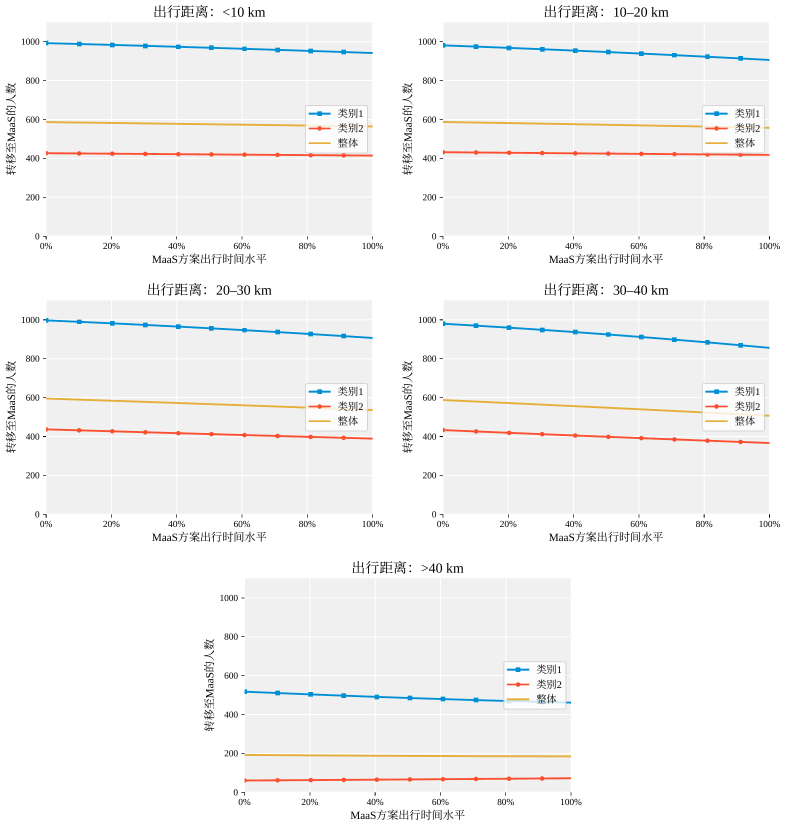
#> input picture figures/ch5/中文版/源文件/ch5_cn_source/scripts/scen/full.png, 2361 x 2485 px (shown at 1/3 size)
$ python fig_scenarioSensitiveAnalysis.py
#> lines starting #> are read from the running program, lines starting #| are printed output that depends on the picture; after the words box and inside, x2 and y2 are one past the last pixel; in counts of white or black regions, pixels touching at a corner belong together
### figures/ch5/中文版/源文件/ch5_cn_source/scripts/cnstyle.py
import matplotlib, matplotlib.pyplot as plt, os
from matplotlib import font_manager as fm
_here = os.path.dirname(os.path.abspath(__file__))
_fonts = [
 os.path.join(_here,"fonts/NotoSerifCJKsc-Regular.otf"),
 os.path.join(_here,"fonts/NotoSerifCJKsc-Bold.otf"),
 "/usr/share/fonts/truetype/liberation/LiberationSerif-Regular.ttf",
 "/usr/share/fonts/truetype/liberation/LiberationSerif-Bold.ttf",
 "/usr/share/fonts/truetype/liberation/LiberationSerif-Italic.ttf",
]
for f in _fonts:
    if os.path.exists(f): fm.fontManager.addfont(f)
# Latin from Liberation Serif (≈Times New Roman); CJK fallback to Noto Serif CJK SC (≈宋体)
plt.rcParams['font.family'] = ['Liberation Serif', 'Noto Serif CJK SC']
plt.rcParams['axes.unicode_minus'] = False
plt.rcParams['pdf.fonttype'] = 42
plt.rcParams['ps.fonttype'] = 42
plt.rcParams['savefig.bbox'] = 'tight'

### figures/ch5/中文版/源文件/ch5_cn_source/scripts/fig_scenarioSensitiveAnalysis.py
# -*- coding: utf-8 -*-
"""Rebuild Figure 5.10 from the existing five vector-rendered panels.

Only the colored scientific curves are sampled from the prior figure; all text,
axes, legends and layout are redrawn with the chapter-wide font convention.
"""
from pathlib import Path

import cnstyle
import matplotlib.pyplot as plt
import numpy as np
from matplotlib.gridspec import GridSpec
from PIL import Image

ROOT = Path(__file__).resolve().parents[1]
OUT = ROOT.parent / "figures"
OUT.mkdir(parents=True, exist_ok=True)
PDF_METADATA = {"CreationDate": None, "ModDate": None}

IMAGE = Path(__file__).resolve().parent / "scen" / "full.png"
RGB = {
    "类别1": np.array([0, 143, 213]),
    "类别2": np.array([252, 79, 48]),
    "整体": np.array([229, 174, 56]),
}
STYLE = {
    "类别1": ("#008fd5", "s"),
    "类别2": ("#fc4f30", "o"),
    "整体": ("#e5ae38", None),
}
LEGEND_LABELS = {
    "类别1": "情况1",
    "类别2": "情况2",
    "整体": "情况3",
}

# Plotting-area bounds in the 200-dpi reference rendering: x0, y0, x1, y1.
AXES = [
    (140, 67, 1123, 706),
    (1323, 67, 2306, 706),
    (140, 901, 1123, 1540),
    (1323, 901, 2306, 1540),
    (735, 1735, 1711, 2374),
]
SUBTITLES = [
    "（a）出行距离小于10 km",
    "（b）出行距离为10–20 km",
    "（c）出行距离为20–30 km",
    "（d）出行距离为30–40 km",
    "（e）出行距离大于40 km",
]


def robust_quadratic(x, y):
    keep = np.isfinite(x) & np.isfinite(y)
    for _ in range(6):
        coeff = np.polyfit(x[keep], y[keep], 2)
        residual = y - np.polyval(coeff, x)
        med = np.median(residual[keep])
        mad = np.median(np.abs(residual[keep] - med)) + 1e-6
        keep = np.abs(residual - med) <= 3.5 * mad
    return coeff


def extract_curves(image, box):
    x0, y0, x1, y1 = box
    crop = image[y0:y1 + 1, x0:x1 + 1]
    curves = {}
    for name, color in RGB.items():
        dist2 = ((crop.astype(float) - color) ** 2).sum(axis=2)
        mask = dist2 < 1800
        px, py = [], []
        for column in range(mask.shape[1]):
            rows = np.flatnonzero(mask[:, column])
            if rows.size:
                px.append(column)
                py.append(float(np.median(rows)))
        px = np.asarray(px, float)
        py = np.asarray(py, float)
        x = 100.0 * px / (crop.shape[1] - 1)
        y = 1100.0 * (1.0 - py / (crop.shape[0] - 1))
        curves[name] = robust_quadratic(x, y)
    return curves


image = np.asarray(Image.open(IMAGE).convert("RGB"))
#> image is the input picture: shape (2485, 2361, 3); mean R, G, B 243.6, 243.2, 243
data = [extract_curves(image, box) for box in AXES]
#> the loop in extract_curves, `for name, color in RGB.items():` made 3 passes
#> pass 1, in extract_curves, `mask = dist2 < 1800`:
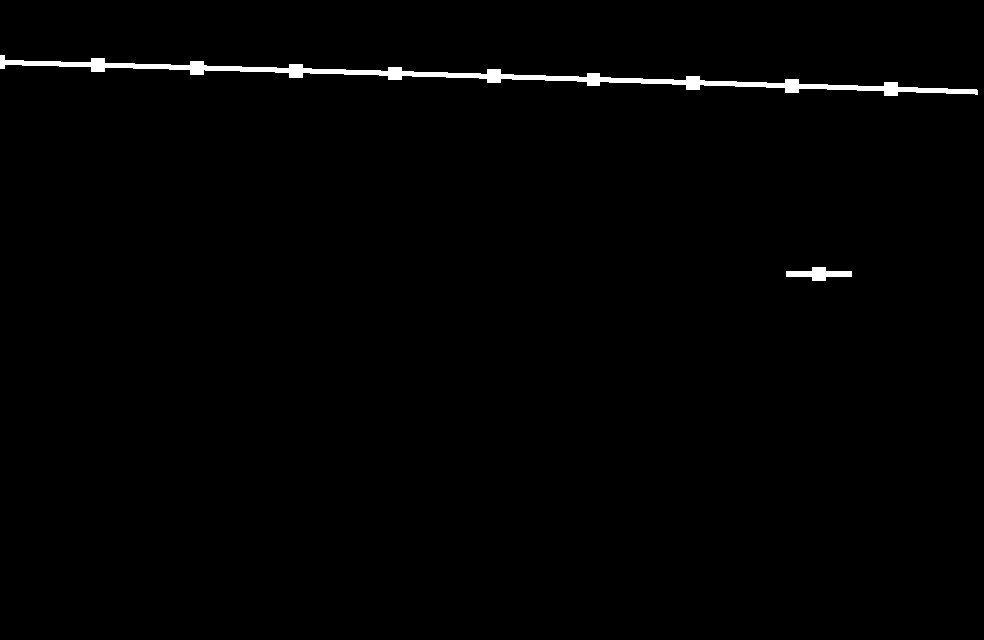
#> mask: shape (640, 984) bool; 1% white; 2 white regions, box (x1, y1, x2, y2) and area: (0, 55, 978, 96) 6082, (786, 267, 852, 281) 508
#> after the loop in extract_curves, `for name, color in RGB.items():`: curves = {'类别1': [-0.000628, -0.451, 993.5], '类别2': [5.72e-05, -0.131, 425.1], '整体': [-6.66e-05, -0.22, 585.6]}
#> call 4 of extract_curves, with box = (1323, 901, 2306, 1540)
#> in extract_curves (call 4), `x0, y0, x1, y1 = box`: x0 = 1323; x1 = 2306
#> in extract_curves (call 4), `crop = image[y0:y1 + 1, x0:x1 + 1]`:
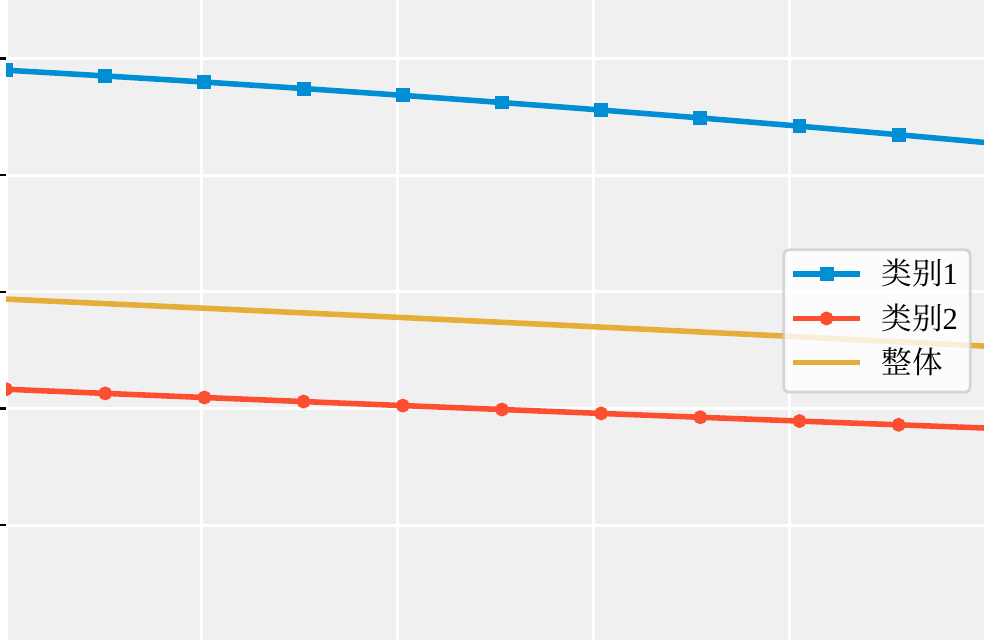
#> crop: shape (640, 984, 3); mean R, G, B 237.7, 237.1, 236.6
#> the loop in extract_curves (call 4), `for name, color in RGB.items():` made 3 passes
#> pass 1, in extract_curves (call 4), `dist2 = ((crop.astype(float) - color) ** 2).sum(axis=2)`:
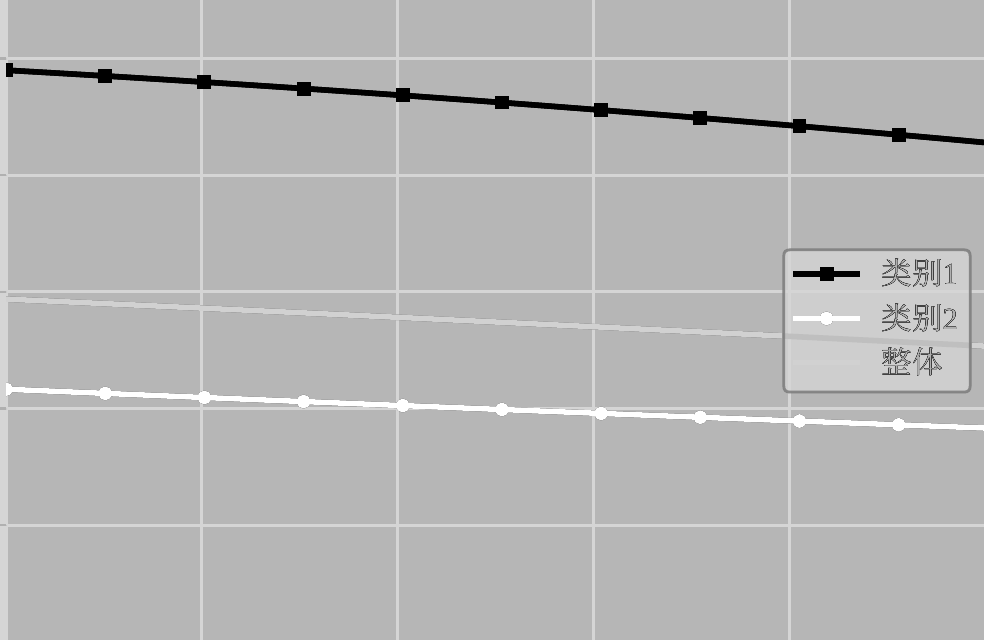
#> dist2: shape (640, 984) float64; min 0, max 94825, mean 67896.9; drawn with min black and max white
#> after the loop in extract_curves (call 4), `for name, color in RGB.items():`: curves = {'类别1': [-0.00297, -0.951, 980.6], '类别2': [0.000465, -0.718, 431.3], '整体': [-0.000407, -0.771, 586.4]}
#> in extract_curves (call 5), `x0, y0, x1, y1 = box`: x0 = 735; y0 = 1735; x1 = 1711; y1 = 2374
#> in extract_curves (call 5), `crop = image[y0:y1 + 1, x0:x1 + 1]`:
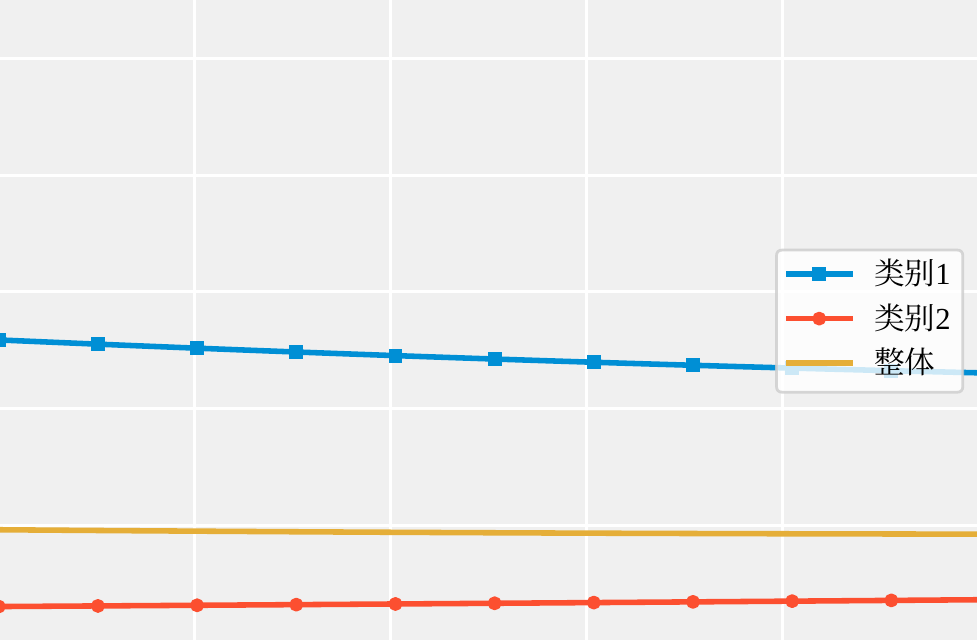
#> crop: shape (640, 977, 3); mean R, G, B 238, 237, 236.3
#> the loop in extract_curves (call 5), `for name, color in RGB.items():` made 3 passes
#> pass 1, in extract_curves (call 5), `dist2 = ((crop.astype(float) - color) ** 2).sum(axis=2)`:
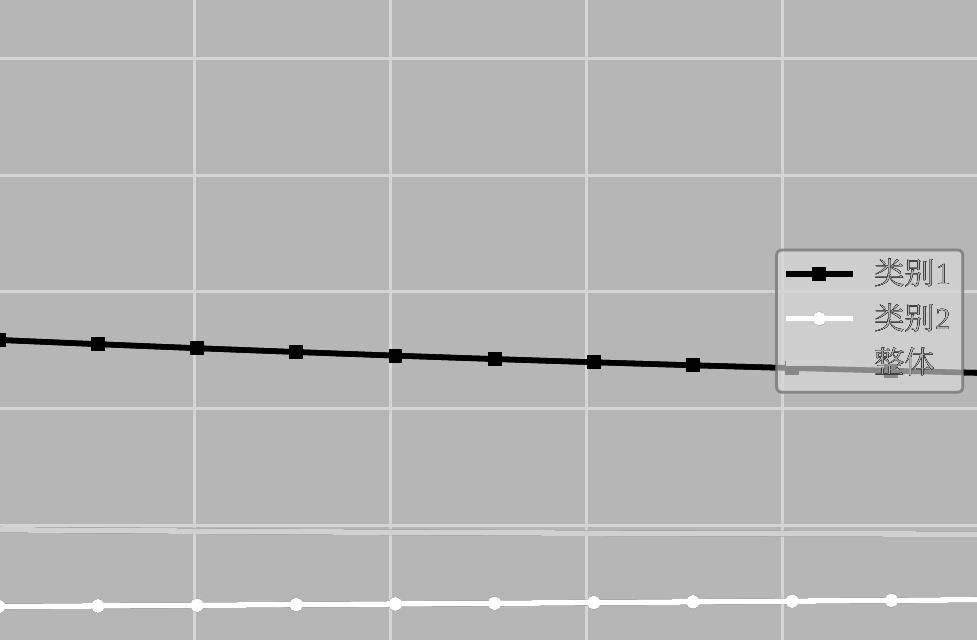
#> dist2: shape (640, 977) float64; min 0, max 94825, mean 67940.3; drawn with min black and max white
#> pass 2, in extract_curves (call 5), `mask = dist2 < 1800`:
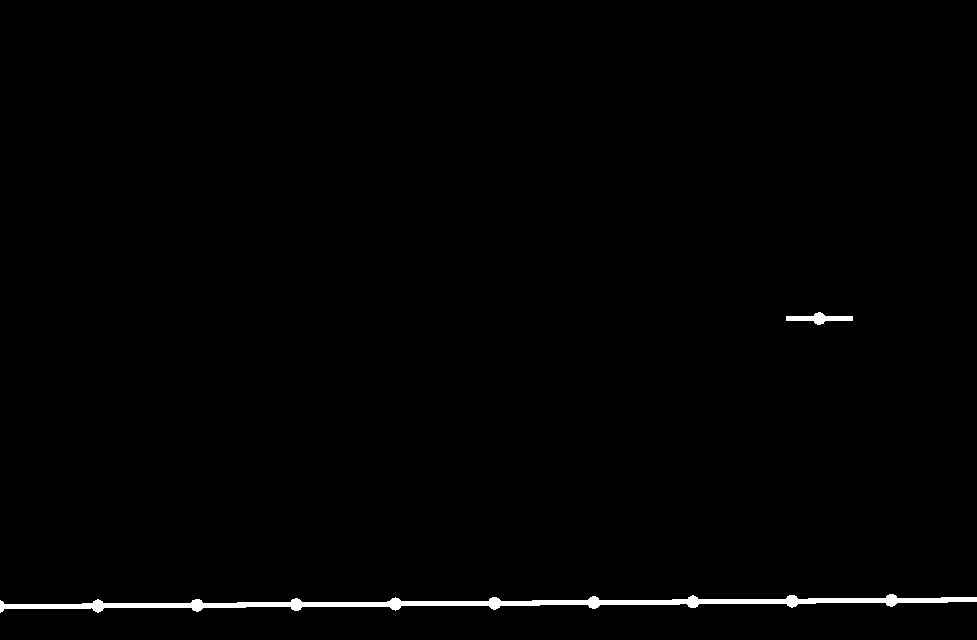
#> mask: shape (640, 977) bool; 0.95% white; 2 white regions, box (x1, y1, x2, y2) and area: (0, 594, 977, 613) 5570, (786, 312, 853, 325) 401
#> after the loop in extract_curves (call 5), `for name, color in RGB.items():`: curves = {'类别1': [0.00174, -0.737, 515.6], '类别2': [9.52e-05, 0.108, 56.61], '整体': [0.000497, -0.126, 188.9]}
#> data = 5 items

fig = plt.figure(figsize=(14, 16.5), dpi=150)
grid = GridSpec(3, 4, hspace=0.62, wspace=0.55)
fig.subplots_adjust(left=0.08, right=0.98, top=0.98, bottom=0.08)
positions = [grid[0, 0:2], grid[0, 2:4], grid[1, 0:2], grid[1, 2:4], grid[2, 1:3]]

for position, subtitle, curves in zip(positions, SUBTITLES, data):
    ax = fig.add_subplot(position)
    ax.set_facecolor("#F0F0F0")
    xx = np.linspace(0, 100, 101)
    for name in ["类别1", "类别2", "整体"]:
        color, marker = STYLE[name]
        ax.plot(
            xx,
            np.polyval(curves[name], xx),
            color=color,
            linewidth=2.2,
            marker=marker,
            markersize=4.5 if marker else 0,
            markevery=10,
            label=LEGEND_LABELS[name],
        )
    ax.set_xlim(0, 100)
    ax.set_ylim(0, 1100)
    ax.set_xticks([0, 20, 40, 60, 80, 100])
    ax.set_xticklabels(["0%", "20%", "40%", "60%", "80%", "100%"], fontsize=12)
    ax.set_yticks([0, 200, 400, 600, 800, 1000])
    ax.tick_params(axis="y", labelsize=12)
    ax.set_xlabel("MaaS方案出行时间水平", fontsize=13)
    ax.set_ylabel("转移至MaaS的人数", fontsize=13)
    ax.grid(True, color="white", linewidth=1.1)
    ax.set_axisbelow(True)
    for spine in ax.spines.values():
        spine.set_visible(False)
    ax.legend(fontsize=12, loc="center right", framealpha=0.9)
    ax.text(0.5, -0.27, subtitle, transform=ax.transAxes,
            ha="center", va="top", fontsize=16, fontweight="normal")
#> this loop made 5 passes
#> subtitle on passes 1 to 5: '（a）出行距离小于10 km', '（b）出行距离为10–20 km', '（c）出行距离为20–30 km', '（d）出行距离为30–40 km', '（e）出行距离大于40 km'

fig.savefig(OUT / "scenarioSensitiveAnalysis.pdf", bbox_inches="tight", metadata=PDF_METADATA)
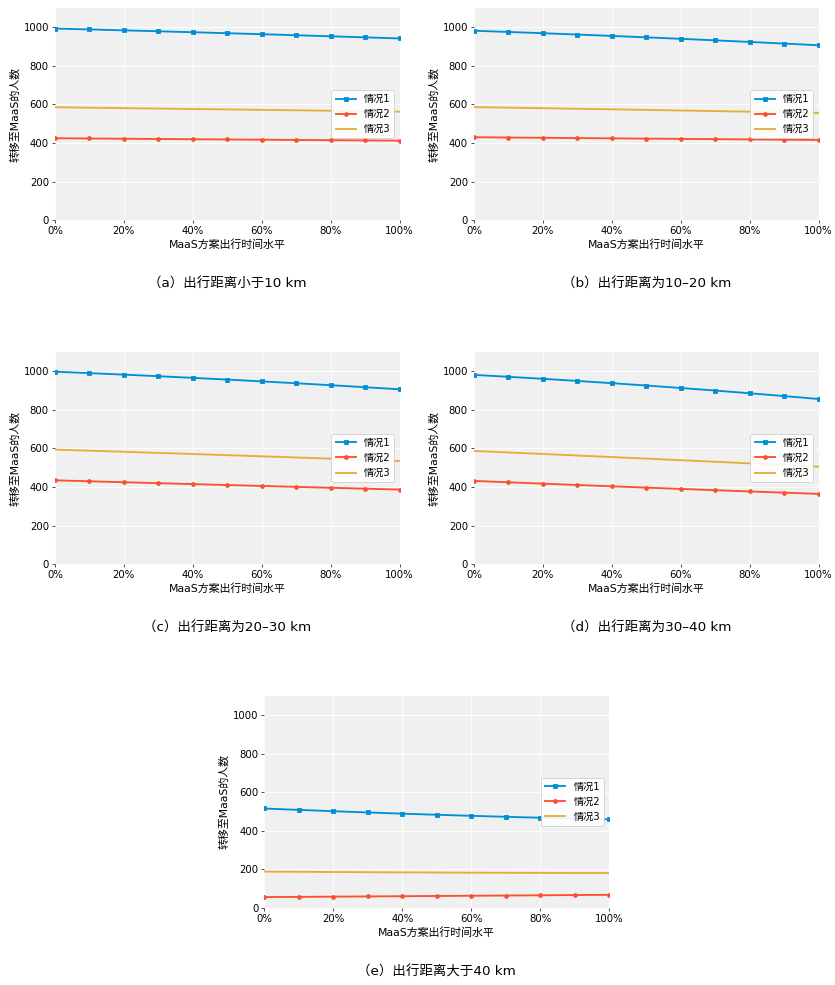
#> figure drawn by matplotlib, 5 panels; panel 1: curve peaks at x = 0, y = 993.5; panel 1: curve peaks at x = 0, y = 425.1; panel 1: curve peaks at x = 0, y = 585.6; panel 2: curve peaks at x = 0, y = 982.2
fig.savefig(OUT / "scenarioSensitiveAnalysis.png", dpi=150, bbox_inches="tight")
print("saved scenarioSensitiveAnalysis")
